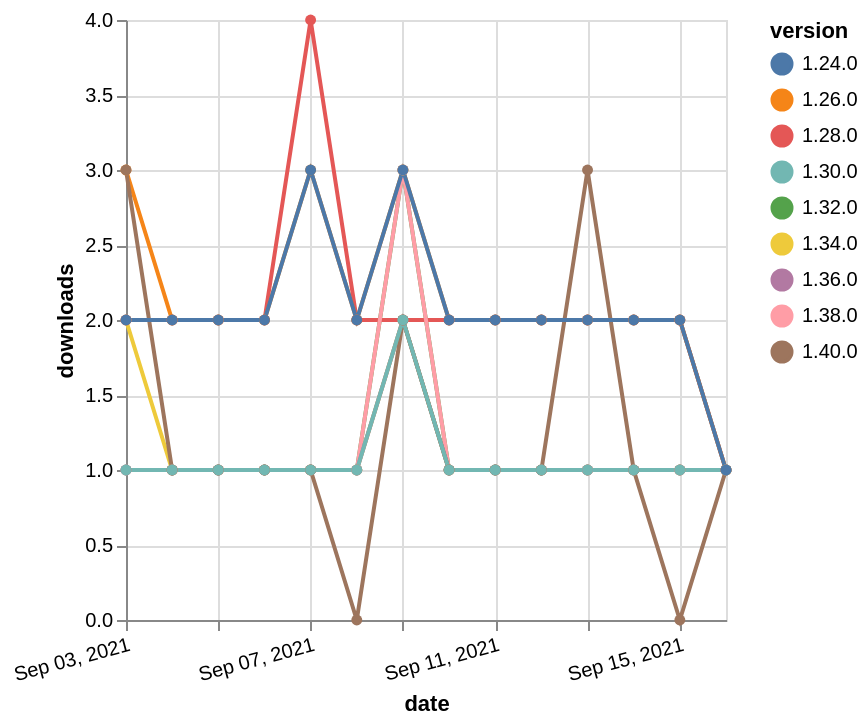

Specify this chart in Vega-Lite:
### Vega-Lite specification from a JSON file in a GitHub repository (floating-point values rounded to 4 significant figures)
{"$schema": "https://vega.github.io/schema/vega-lite/v5.json", "description": "A simple bar chart with embedded data.", "data": {"values": [{"date": "2021-09-03", "total": 195, "delta": 2, "version": "1.34.0"}, {"date": "2021-09-04", "total": 196, "delta": 1, "version": "1.34.0"}, {"date": "2021-09-05", "total": 197, "delta": 1, "version": "1.34.0"}, {"date": "2021-09-06", "total": 198, "delta": 1, "version": "1.34.0"}, {"date": "2021-09-07", "total": 199, "delta": 1, "version": "1.34.0"}, {"date": "2021-09-08", "total": 200, "delta": 1, "version": "1.34.0"}, {"date": "2021-09-09", "total": 202, "delta": 2, "version": "1.34.0"}, {"date": "2021-09-10", "total": 203, "delta": 1, "version": "1.34.0"}, {"date": "2021-09-11", "total": 204, "delta": 1, "version": "1.34.0"}, {"date": "2021-09-12", "total": 205, "delta": 1, "version": "1.34.0"}, {"date": "2021-09-13", "total": 206, "delta": 1, "version": "1.34.0"}, {"date": "2021-09-14", "total": 207, "delta": 1, "version": "1.34.0"}, {"date": "2021-09-15", "total": 208, "delta": 1, "version": "1.34.0"}, {"date": "2021-09-16", "total": 209, "delta": 1, "version": "1.34.0"}, {"date": "2021-09-03", "total": 318, "delta": 1, "version": "1.32.0"}, {"date": "2021-09-04", "total": 319, "delta": 1, "version": "1.32.0"}, {"date": "2021-09-05", "total": 320, "delta": 1, "version": "1.32.0"}, {"date": "2021-09-06", "total": 321, "delta": 1, "version": "1.32.0"}, {"date": "2021-09-07", "total": 322, "delta": 1, "version": "1.32.0"}, {"date": "2021-09-08", "total": 323, "delta": 1, "version": "1.32.0"}, {"date": "2021-09-09", "total": 326, "delta": 3, "version": "1.32.0"}, {"date": "2021-09-10", "total": 327, "delta": 1, "version": "1.32.0"}, {"date": "2021-09-11", "total": 328, "delta": 1, "version": "1.32.0"}, {"date": "2021-09-12", "total": 329, "delta": 1, "version": "1.32.0"}, {"date": "2021-09-13", "total": 330, "delta": 1, "version": "1.32.0"}, {"date": "2021-09-14", "total": 331, "delta": 1, "version": "1.32.0"}, {"date": "2021-09-15", "total": 332, "delta": 1, "version": "1.32.0"}, {"date": "2021-09-16", "total": 333, "delta": 1, "version": "1.32.0"}, {"date": "2021-09-03", "total": 2460, "delta": 2, "version": "1.28.0"}, {"date": "2021-09-04", "total": 2462, "delta": 2, "version": "1.28.0"}, {"date": "2021-09-05", "total": 2464, "delta": 2, "version": "1.28.0"}, {"date": "2021-09-06", "total": 2466, "delta": 2, "version": "1.28.0"}, {"date": "2021-09-07", "total": 2470, "delta": 4, "version": "1.28.0"}, {"date": "2021-09-08", "total": 2472, "delta": 2, "version": "1.28.0"}, {"date": "2021-09-09", "total": 2474, "delta": 2, "version": "1.28.0"}, {"date": "2021-09-10", "total": 2476, "delta": 2, "version": "1.28.0"}, {"date": "2021-09-11", "total": 2478, "delta": 2, "version": "1.28.0"}, {"date": "2021-09-12", "total": 2480, "delta": 2, "version": "1.28.0"}, {"date": "2021-09-13", "total": 2482, "delta": 2, "version": "1.28.0"}, {"date": "2021-09-14", "total": 2484, "delta": 2, "version": "1.28.0"}, {"date": "2021-09-15", "total": 2486, "delta": 2, "version": "1.28.0"}, {"date": "2021-09-16", "total": 2487, "delta": 1, "version": "1.28.0"}, {"date": "2021-09-03", "total": 2612, "delta": 3, "version": "1.26.0"}, {"date": "2021-09-04", "total": 2614, "delta": 2, "version": "1.26.0"}, {"date": "2021-09-05", "total": 2616, "delta": 2, "version": "1.26.0"}, {"date": "2021-09-06", "total": 2618, "delta": 2, "version": "1.26.0"}, {"date": "2021-09-07", "total": 2621, "delta": 3, "version": "1.26.0"}, {"date": "2021-09-08", "total": 2623, "delta": 2, "version": "1.26.0"}, {"date": "2021-09-09", "total": 2626, "delta": 3, "version": "1.26.0"}, {"date": "2021-09-10", "total": 2628, "delta": 2, "version": "1.26.0"}, {"date": "2021-09-11", "total": 2630, "delta": 2, "version": "1.26.0"}, {"date": "2021-09-12", "total": 2632, "delta": 2, "version": "1.26.0"}, {"date": "2021-09-13", "total": 2634, "delta": 2, "version": "1.26.0"}, {"date": "2021-09-14", "total": 2636, "delta": 2, "version": "1.26.0"}, {"date": "2021-09-15", "total": 2638, "delta": 2, "version": "1.26.0"}, {"date": "2021-09-16", "total": 2639, "delta": 1, "version": "1.26.0"}, {"date": "2021-09-03", "total": 200, "delta": 1, "version": "1.38.0"}, {"date": "2021-09-04", "total": 201, "delta": 1, "version": "1.38.0"}, {"date": "2021-09-05", "total": 202, "delta": 1, "version": "1.38.0"}, {"date": "2021-09-06", "total": 203, "delta": 1, "version": "1.38.0"}, {"date": "2021-09-07", "total": 204, "delta": 1, "version": "1.38.0"}, {"date": "2021-09-08", "total": 205, "delta": 1, "version": "1.38.0"}, {"date": "2021-09-09", "total": 208, "delta": 3, "version": "1.38.0"}, {"date": "2021-09-10", "total": 209, "delta": 1, "version": "1.38.0"}, {"date": "2021-09-11", "total": 210, "delta": 1, "version": "1.38.0"}, {"date": "2021-09-12", "total": 211, "delta": 1, "version": "1.38.0"}, {"date": "2021-09-13", "total": 212, "delta": 1, "version": "1.38.0"}, {"date": "2021-09-14", "total": 213, "delta": 1, "version": "1.38.0"}, {"date": "2021-09-15", "total": 214, "delta": 1, "version": "1.38.0"}, {"date": "2021-09-16", "total": 215, "delta": 1, "version": "1.38.0"}, {"date": "2021-09-03", "total": 168, "delta": 1, "version": "1.36.0"}, {"date": "2021-09-04", "total": 169, "delta": 1, "version": "1.36.0"}, {"date": "2021-09-05", "total": 170, "delta": 1, "version": "1.36.0"}, {"date": "2021-09-06", "total": 171, "delta": 1, "version": "1.36.0"}, {"date": "2021-09-07", "total": 172, "delta": 1, "version": "1.36.0"}, {"date": "2021-09-08", "total": 173, "delta": 1, "version": "1.36.0"}, {"date": "2021-09-09", "total": 175, "delta": 2, "version": "1.36.0"}, {"date": "2021-09-10", "total": 176, "delta": 1, "version": "1.36.0"}, {"date": "2021-09-11", "total": 177, "delta": 1, "version": "1.36.0"}, {"date": "2021-09-12", "total": 178, "delta": 1, "version": "1.36.0"}, {"date": "2021-09-13", "total": 179, "delta": 1, "version": "1.36.0"}, {"date": "2021-09-14", "total": 180, "delta": 1, "version": "1.36.0"}, {"date": "2021-09-15", "total": 181, "delta": 1, "version": "1.36.0"}, {"date": "2021-09-16", "total": 182, "delta": 1, "version": "1.36.0"}, {"date": "2021-09-03", "total": 131, "delta": 3, "version": "1.40.0"}, {"date": "2021-09-04", "total": 132, "delta": 1, "version": "1.40.0"}, {"date": "2021-09-05", "total": 133, "delta": 1, "version": "1.40.0"}, {"date": "2021-09-06", "total": 134, "delta": 1, "version": "1.40.0"}, {"date": "2021-09-07", "total": 135, "delta": 1, "version": "1.40.0"}, {"date": "2021-09-08", "total": 135, "delta": 0, "version": "1.40.0"}, {"date": "2021-09-09", "total": 137, "delta": 2, "version": "1.40.0"}, {"date": "2021-09-10", "total": 138, "delta": 1, "version": "1.40.0"}, {"date": "2021-09-11", "total": 139, "delta": 1, "version": "1.40.0"}, {"date": "2021-09-12", "total": 140, "delta": 1, "version": "1.40.0"}, {"date": "2021-09-13", "total": 143, "delta": 3, "version": "1.40.0"}, {"date": "2021-09-14", "total": 144, "delta": 1, "version": "1.40.0"}, {"date": "2021-09-15", "total": 144, "delta": 0, "version": "1.40.0"}, {"date": "2021-09-16", "total": 145, "delta": 1, "version": "1.40.0"}, {"date": "2021-09-03", "total": 231, "delta": 1, "version": "1.30.0"}, {"date": "2021-09-04", "total": 232, "delta": 1, "version": "1.30.0"}, {"date": "2021-09-05", "total": 233, "delta": 1, "version": "1.30.0"}, {"date": "2021-09-06", "total": 234, "delta": 1, "version": "1.30.0"}, {"date": "2021-09-07", "total": 235, "delta": 1, "version": "1.30.0"}, {"date": "2021-09-08", "total": 236, "delta": 1, "version": "1.30.0"}, {"date": "2021-09-09", "total": 238, "delta": 2, "version": "1.30.0"}, {"date": "2021-09-10", "total": 239, "delta": 1, "version": "1.30.0"}, {"date": "2021-09-11", "total": 240, "delta": 1, "version": "1.30.0"}, {"date": "2021-09-12", "total": 241, "delta": 1, "version": "1.30.0"}, {"date": "2021-09-13", "total": 242, "delta": 1, "version": "1.30.0"}, {"date": "2021-09-14", "total": 243, "delta": 1, "version": "1.30.0"}, {"date": "2021-09-15", "total": 244, "delta": 1, "version": "1.30.0"}, {"date": "2021-09-16", "total": 245, "delta": 1, "version": "1.30.0"}, {"date": "2021-09-03", "total": 2596, "delta": 2, "version": "1.24.0"}, {"date": "2021-09-04", "total": 2598, "delta": 2, "version": "1.24.0"}, {"date": "2021-09-05", "total": 2600, "delta": 2, "version": "1.24.0"}, {"date": "2021-09-06", "total": 2602, "delta": 2, "version": "1.24.0"}, {"date": "2021-09-07", "total": 2605, "delta": 3, "version": "1.24.0"}, {"date": "2021-09-08", "total": 2607, "delta": 2, "version": "1.24.0"}, {"date": "2021-09-09", "total": 2610, "delta": 3, "version": "1.24.0"}, {"date": "2021-09-10", "total": 2612, "delta": 2, "version": "1.24.0"}, {"date": "2021-09-11", "total": 2614, "delta": 2, "version": "1.24.0"}, {"date": "2021-09-12", "total": 2616, "delta": 2, "version": "1.24.0"}, {"date": "2021-09-13", "total": 2618, "delta": 2, "version": "1.24.0"}, {"date": "2021-09-14", "total": 2620, "delta": 2, "version": "1.24.0"}, {"date": "2021-09-15", "total": 2622, "delta": 2, "version": "1.24.0"}, {"date": "2021-09-16", "total": 2623, "delta": 1, "version": "1.24.0"}]}, "width": "container", "mark": {"type": "line", "point": {"filled": true}}, "encoding": {"x": {"field": "date", "type": "temporal", "timeUnit": "yearmonthdate", "title": "date", "axis": {"labelAngle": -15}}, "y": {"field": "delta", "type": "quantitative", "title": "downloads"}, "color": {"field": "version", "type": "nominal"}, "tooltip": {"field": "delta"}}}
